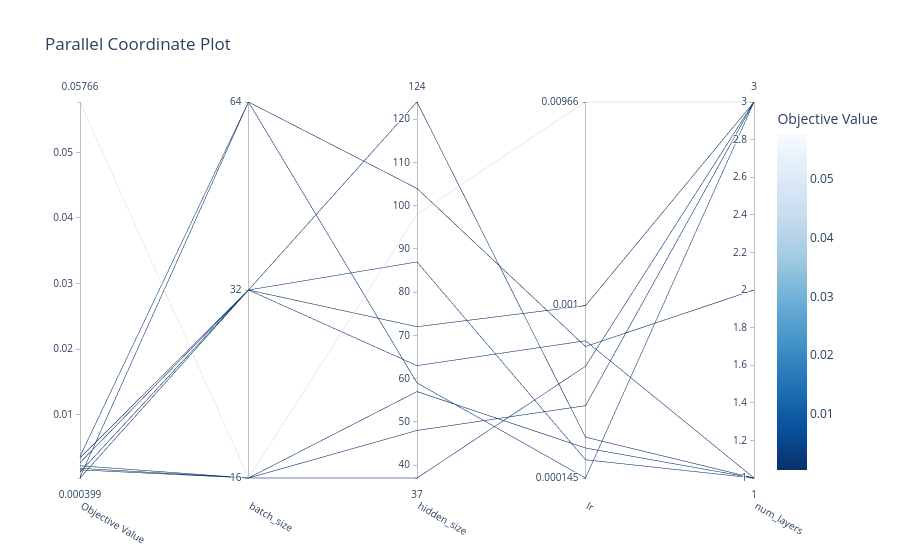

Write notebook code for a chart like this one.
### Code cell
vis.plot_parallel_coordinate(study)

### Figure 1 — Plotly figure (JSON) as saved in the notebook; plotly's stock layout.template omitted (floating-point values rounded to 4 significant figures)
{"data": [{"dimensions": [{"label": "Objective Value", "range": [0.0003986, 0.05766], "values": [0.001873, 0.05766, 0.001635, 0.002255, 0.001301, 0.002731, 0.00346, 0.0003986, 0.003675, 0.0005077]}, {"label": "batch_size", "range": [0, 2], "ticktext": ["16", "32", "64"], "tickvals": [0, 1, 2], "values": [0, 0, 0, 0, 1, 1, 1, 1, 2, 2]}, {"label": "hidden_size", "range": [37, 124], "values": [57, 98, 48, 37, 124, 63, 87, 72, 59, 104]}, {"label": "lr", "range": [-3.837, -2.015], "ticktext": ["0.000145", "0.001", "0.00966"], "tickvals": [-3.837, -3, -2.015], "values": [-3.692, -2.015, -3.487, -3.296, -3.639, -3.172, -3.749, -3.002, -3.837, -3.2]}, {"label": "num_layers", "range": [1, 3], "values": [1, 3, 3, 3, 1, 1, 1, 3, 3, 2]}], "labelangle": 30, "labelside": "bottom", "line": {"color": [0.001873, 0.05766, 0.001635, 0.002255, 0.001301, 0.002731, 0.00346, 0.0003986, 0.003675, 0.0005077], "colorbar": {"title": {"text": "Objective Value"}}, "colorscale": [[0, "rgb(247,251,255)"], [0.125, "rgb(222,235,247)"], [0.25, "rgb(198,219,239)"], [0.375, "rgb(158,202,225)"], [0.5, "rgb(107,174,214)"], [0.625, "rgb(66,146,198)"], [0.75, "rgb(33,113,181)"], [0.875, "rgb(8,81,156)"], [1, "rgb(8,48,107)"]], "reversescale": true, "showscale": true}, "type": "parcoords"}], "layout": {"title": {"text": "Parallel Coordinate Plot"}}}
